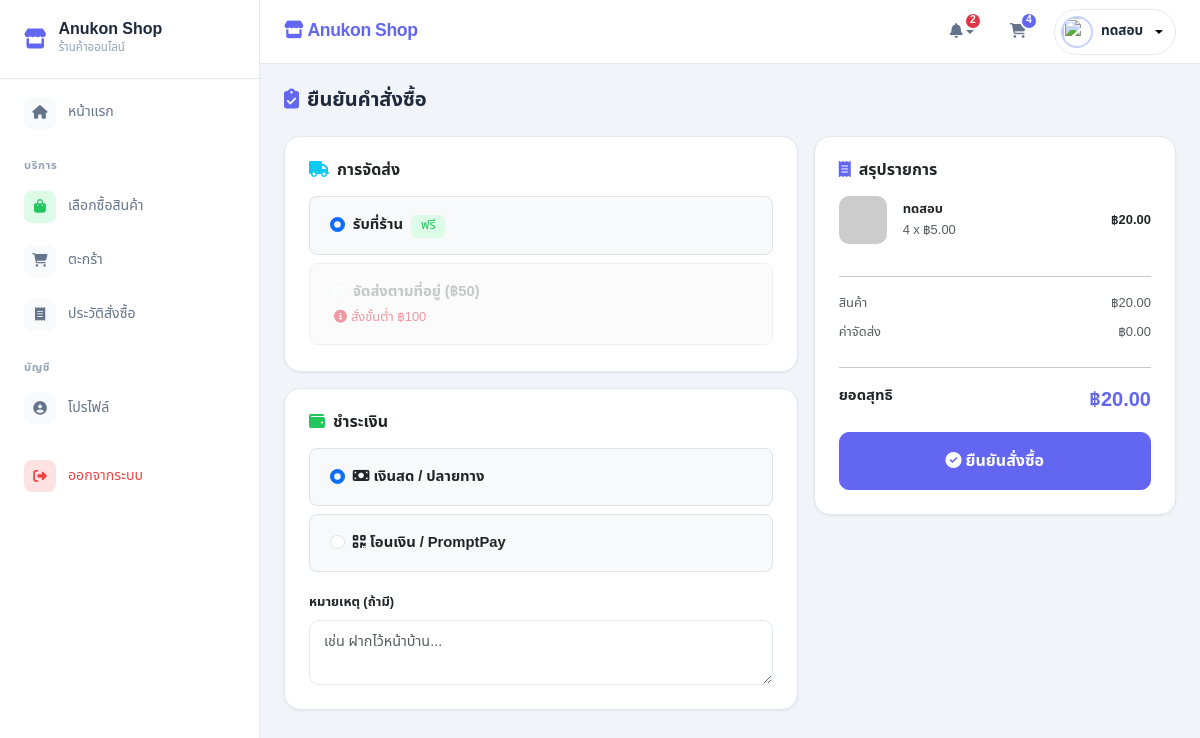
The app's page /views/checkout.php (signed in) with its own data.
### tables this page shows
CREATE TABLE `cart_items` (
  `cart_id` int NOT NULL,
  `user_id` int NOT NULL,
  `prod_id` int NOT NULL,
  `quantity` int DEFAULT '1',
  `created_at` timestamp NOT NULL DEFAULT CURRENT_TIMESTAMP,
  `updated_at` timestamp NOT NULL DEFAULT CURRENT_TIMESTAMP ON UPDATE CURRENT_TIMESTAMP
);

CREATE TABLE `products` (
  `prod_id` int NOT NULL,
  `prod_name` varchar(200) NOT NULL,
  `type_id` int DEFAULT NULL,
  `barcode` varchar(50) DEFAULT NULL,
  `price` decimal(10,2) NOT NULL,
  `detail` text,
  `img` varchar(255) DEFAULT NULL,
  `status` tinyint DEFAULT '1',
  `created_at` timestamp NOT NULL DEFAULT CURRENT_TIMESTAMP,
  `updated_at` timestamp NOT NULL DEFAULT CURRENT_TIMESTAMP ON UPDATE CURRENT_TIMESTAMP
);

### views/checkout.php (the view, shortened to what this page needs)
<?php
include_once '../includes/header.php';
$user_id = $_SESSION['user_id'];
$sql_cart = "SELECT ci.cart_id, ci.quantity, p.prod_id, p.prod_name, p.price, p.img,
             (ci.quantity * p.price) as subtotal
             FROM cart_items ci JOIN products p ON ci.prod_id = p.prod_id
             WHERE ci.user_id = ?";
$stmt_cart = $conn->prepare($sql_cart);
$stmt_cart->bind_param("i", $user_id);
$stmt_cart->execute();
$res_cart = $stmt_cart->get_result();
$total_price = 0;
$items = [];
while($row = $res_cart->fetch_assoc()) {
    $total_price += $row['subtotal'];
    $items[] = $row;
}
$can_deliver = $total_price >= 100;
?>
<main class="page-content fade-up">
    <h5 class="fw-bold mb-4"><i class="fa-solid fa-clipboard-check text-primary me-2"></i>ยืนยันคำสั่งซื้อ</h5>
    <form id="checkoutForm" enctype="multipart/form-data">
        <div class="row g-3">
            <div class="col-lg-7">
                <div class="card p-4 mb-3">
                    <h6 class="fw-bold mb-3"><i class="fa-solid fa-truck text-info me-2"></i>การจัดส่ง</h6>
                    <div class="form-check mb-2 p-3 rounded-3 border bg-light">
                        <input class="form-check-input ms-1" type="radio" name="shipping_type" id="ship_store" value="store_pickup" checked>
                        <label class="form-check-label fw-bold ms-2" for="ship_store">รับที่ร้าน <span class="badge bg-success-soft text-success ms-1" style="background: var(--success-soft);">ฟรี</span></label>
                    </div>
                    <div class="form-check p-3 rounded-3 border bg-light <?php echo !$can_deliver ? 'opacity-50' : ''; ?>">
                        <input class="form-check-input ms-1" type="radio" name="shipping_type" id="ship_delivery" value="delivery" <?php echo !$can_deliver ? 'disabled' : ''; ?>>
                        <label class="form-check-label fw-bold ms-2" for="ship_delivery">จัดส่งตามที่อยู่ (฿50)</label>
                        <?php if(!$can_deliver): ?>
                            <div class="text-danger small ms-2 mt-1"><i class="fa-solid fa-info-circle me-1"></i>สั่งขั้นต่ำ ฿100</div>
                        <?php endif; ?>
                    </div>
                </div>
                <div class="card p-4">
                    <h6 class="fw-bold mb-3"><i class="fa-solid fa-wallet text-success me-2"></i>ชำระเงิน</h6>
                    <div class="form-check mb-2 p-3 rounded-3 border bg-light">
                        <input class="form-check-input ms-1" type="radio" name="payment_type" id="pay_cod" value="COD" checked>
                        <label class="form-check-label fw-bold ms-2" for="pay_cod"><i class="fa-solid fa-money-bill me-1"></i>เงินสด / ปลายทาง</label>
                    </div>
                    <div class="form-check p-3 rounded-3 border bg-light">
                        <input class="form-check-input ms-1" type="radio" name="payment_type" id="pay_transfer" value="Transfer">
                        <label class="form-check-label fw-bold ms-2" for="pay_transfer"><i class="fa-solid fa-qrcode me-1"></i>โอนเงิน / PromptPay</label>
                    </div>
                    <div class="mt-3">
                        <label class="form-label fw-bold small">หมายเหตุ (ถ้ามี)</label>
                        <textarea class="form-control" name="order_remark" rows="2" placeholder="เช่น ฝากไว้หน้าบ้าน..."></textarea>
                    </div>
                </div>
            </div>
            <div class="col-lg-5">
                <div class="card p-4 position-sticky" style="top: 80px;">
                    <h6 class="fw-bold mb-3"><i class="fa-solid fa-receipt text-primary me-2"></i>สรุปรายการ</h6>
                    <?php foreach($items as $item): ?>
                    <div class="d-flex align-items-center gap-3 mb-3">
                        <img src="../uploads/products/<?php echo $item['img']; ?>" alt=""
                             style="width: 48px; height: 48px; border-radius: 10px; object-fit: cover; background: #f8fafc;"
                             onerror="this.src='https://placehold.co/100x100?text=No+Image'">
                        <div class="flex-grow-1">
                            <div class="fw-bold small"><?php echo $item['prod_name']; ?></div>
                            <div class="text-muted small"><?php echo $item['quantity']; ?> x ฿<?php echo number_format($item['price'], 2); ?></div>
                        </div>
                        <span class="fw-bold small">฿<?php echo number_format($item['subtotal'], 2); ?></span>
                    </div>
                    <?php endforeach; ?>
                    <hr>
                    <div class="d-flex justify-content-between text-muted small mb-2">
                        <span>สินค้า</span><span>฿<?php echo number_format($total_price, 2); ?></span>
                    </div>
                    <div class="d-flex justify-content-between text-muted small mb-2">
                        <span>ค่าจัดส่ง</span><span id="display_shipping">฿0.00</span>
                    </div>
                    <hr>
                    <div class="d-flex justify-content-between mb-3">
                        <span class="fw-bold">ยอดสุทธิ</span>
                        <span class="fw-bold text-primary fs-5" id="display_net_total">฿<?php echo number_format($total_price, 2); ?></span>
                    </div>
                    <button type="submit" class="btn btn-primary w-100 py-3 fw-bold">
                        <i class="fa-solid fa-check-circle me-1"></i>ยืนยันสั่งซื้อ
                    </button>
                </div>
            </div>
        </div>
    </form>
</main>
<?php
include_once '../includes/footer.php';
?>

### includes/header.php (style rules this page uses)
:root { --primary: #6366f1; --primary-hover: #4f46e5; --primary-light: #eef2ff; --primary-soft: #c7d2fe; --surface: #ffffff; --surface-alt: #f8fafc; --bg: #f1f5f9; --text: #1e293b; --text-muted: #94a3b8; --text-secondary: #64748b; --border: #e2e8f0; --success: #22c55e; --success-soft: #dcfce7; --danger: #ef4444; --danger-soft: #fee2e2; --warning: #f59e0b; --warning-soft: #fef3c7; --info: #3b82f6; --info-soft: #dbeafe; --radius: 16px; --radius-sm: 10px; --radius-xs: 6px; --shadow: 0 1px 3px rgba(0, 0, 0, 0.04), 0 1px 2px rgba(0, 0, 0, 0.03); --shadow-md: 0 4px 6px -1px rgba(0, 0, 0, 0.05), 0 2px 4px -2px rgba(0, 0, 0, 0.03); --shadow-lg: 0 10px 15px -3px rgba(0, 0, 0, 0.05), 0 4px 6px -4px rgba(0, 0, 0, 0.03); --transition: all 0.2s ease; }
* { box-sizing: border-box; }
body { font-family: 'Noto Sans Thai', sans-serif; background-color: var(--bg); margin: 0; padding: 0; overflow-x: hidden; color: var(--text); font-size: 0.925rem; line-height: 1.6; }
.text-primary { color: var(--primary) !important; }
.btn-primary { background-color: var(--primary) !important; border-color: var(--primary) !important; border-radius: var(--radius-sm) !important; font-weight: 500; transition: var(--transition); }
.btn { border-radius: var(--radius-sm) !important; font-weight: 500; transition: var(--transition); }
.card { border: 1px solid var(--border); border-radius: var(--radius) !important; box-shadow: var(--shadow); background: var(--surface); transition: var(--transition); }
.form-control, .form-select { border-radius: var(--radius-sm) !important; border: 1px solid var(--border); padding: 10px 14px; font-size: 0.9rem; transition: var(--transition); }
.badge { font-weight: 500; padding: 5px 10px; border-radius: var(--radius-xs); font-size: 0.78rem; }
.page-content { flex: 1; padding: 24px; }
.fade-up { animation: fadeUp 0.35s ease-out; }

### includes/sidebar.php (style rules this page uses)
.bg-success-soft { background: var(--success-soft) !important; }
.text-success { color: var(--success) !important; }

### records on screen
cart_items: prod.prod_name "ทดสอบ", quantity "4", prod.price "5.00", subtotal "20.00"

### other values on screen
$noti_count "2"
$cart_count "4"
$_SESSION['full_name'] "ทดสอบ"
$total_price "20.00"
